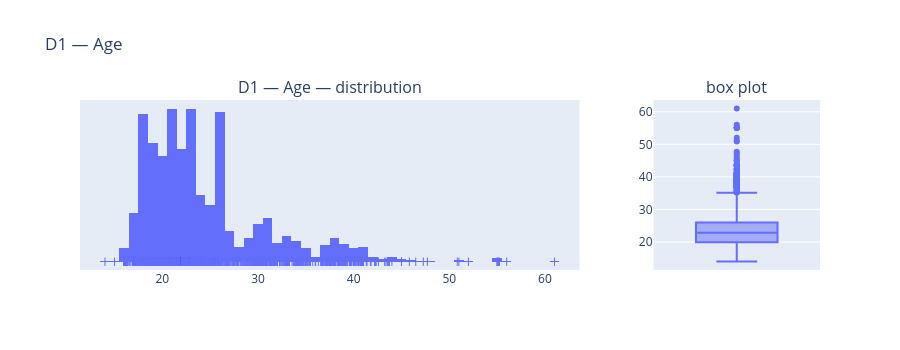
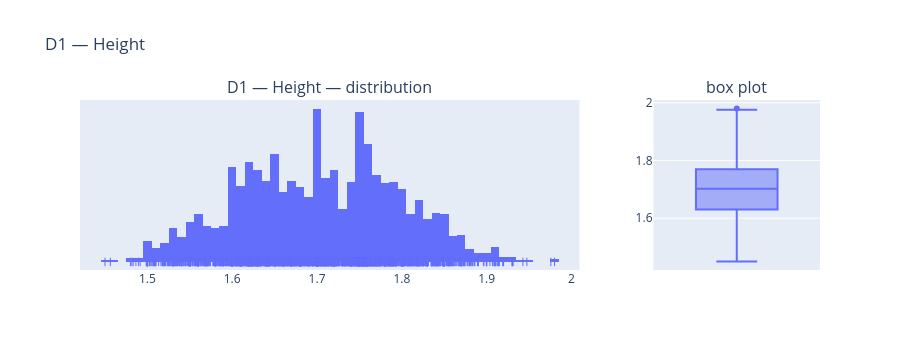
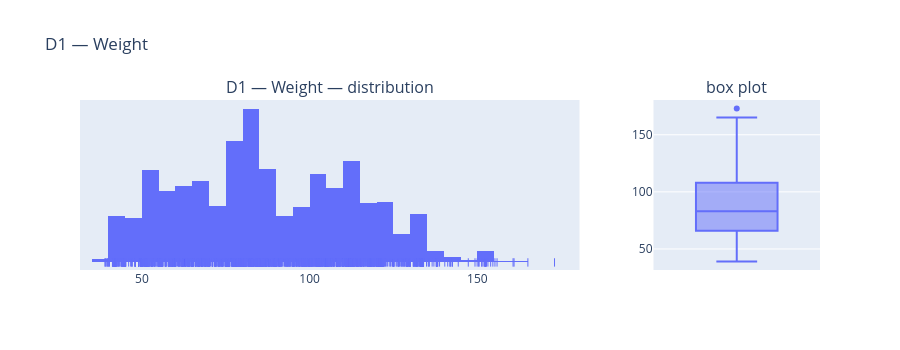
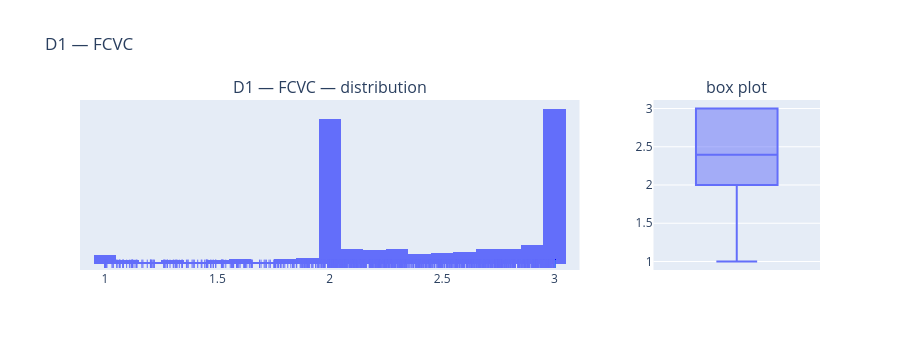

Here is the notebook cell these charts were saved with, in order:
### Markdown cell above
Plotting histogram with rug marks and box plot side-by-side for each D1 continuous feature to assess shape, spread, and outliers.

### Code cell
for col in D1_CONTINUOUS:
    plot_hist_box(d1_eda, col, title_prefix="D1 — ")

### Figure 1 — Plotly figure (JSON) as saved in the notebook; plotly's stock layout.template omitted (floating-point values rounded to 4 significant figures; data arrays with more than 128 entries replaced by an {"elided": "..."} marker saying what was removed)
{"data": [{"bingroup": "x", "hovertemplate": "Age=%{x}<br>count=%{y}<extra></extra>", "legendgroup": "", "marker": {"color": "#636efa", "pattern": {"shape": ""}}, "name": "", "orientation": "v", "showlegend": false, "type": "histogram", "x": {"elided": "2087 float values"}, "xaxis": "x", "yaxis": "y"}, {"boxpoints": "all", "fillcolor": "rgba(255,255,255,0)", "hoveron": "points", "hovertemplate": "Age=%{x}<extra></extra>", "jitter": 0, "legendgroup": "", "line": {"color": "rgba(255,255,255,0)"}, "marker": {"color": "#636efa", "symbol": "line-ns-open"}, "name": "", "showlegend": false, "type": "box", "x": {"elided": "2087 float values"}, "xaxis": "x", "yaxis": "y"}, {"alignmentgroup": "True", "hovertemplate": "Age=%{y}<extra></extra>", "legendgroup": "", "marker": {"color": "#636efa"}, "name": "", "notched": false, "offsetgroup": "", "orientation": "v", "showlegend": false, "type": "box", "x0": " ", "xaxis": "x2", "y": {"elided": "2087 float values"}, "y0": " ", "yaxis": "y2"}], "layout": {"annotations": [{"font": {"size": 16}, "showarrow": false, "text": "D1 — Age — distribution", "x": 0.3375, "xanchor": "center", "xref": "paper", "y": 1.0, "yanchor": "bottom", "yref": "paper"}, {"font": {"size": 16}, "showarrow": false, "text": "box plot", "x": 0.8875, "xanchor": "center", "xref": "paper", "y": 1.0, "yanchor": "bottom", "yref": "paper"}], "height": 350, "showlegend": false, "title": {"text": "D1 — Age"}, "xaxis": {"anchor": "y", "domain": [0.0, 0.675]}, "xaxis2": {"anchor": "y2", "domain": [0.775, 1.0]}, "yaxis": {"anchor": "x", "domain": [0.0, 1.0]}, "yaxis2": {"anchor": "x2", "domain": [0.0, 1.0]}}}

### Figure 2 — Plotly figure (JSON) as saved in the notebook; plotly's stock layout.template omitted (floating-point values rounded to 4 significant figures; data arrays with more than 128 entries replaced by an {"elided": "..."} marker saying what was removed)
{"data": [{"bingroup": "x", "hovertemplate": "Height=%{x}<br>count=%{y}<extra></extra>", "legendgroup": "", "marker": {"color": "#636efa", "pattern": {"shape": ""}}, "name": "", "orientation": "v", "showlegend": false, "type": "histogram", "x": {"elided": "2087 float values"}, "xaxis": "x", "yaxis": "y"}, {"boxpoints": "all", "fillcolor": "rgba(255,255,255,0)", "hoveron": "points", "hovertemplate": "Height=%{x}<extra></extra>", "jitter": 0, "legendgroup": "", "line": {"color": "rgba(255,255,255,0)"}, "marker": {"color": "#636efa", "symbol": "line-ns-open"}, "name": "", "showlegend": false, "type": "box", "x": {"elided": "2087 float values"}, "xaxis": "x", "yaxis": "y"}, {"alignmentgroup": "True", "hovertemplate": "Height=%{y}<extra></extra>", "legendgroup": "", "marker": {"color": "#636efa"}, "name": "", "notched": false, "offsetgroup": "", "orientation": "v", "showlegend": false, "type": "box", "x0": " ", "xaxis": "x2", "y": {"elided": "2087 float values"}, "y0": " ", "yaxis": "y2"}], "layout": {"annotations": [{"font": {"size": 16}, "showarrow": false, "text": "D1 — Height — distribution", "x": 0.3375, "xanchor": "center", "xref": "paper", "y": 1.0, "yanchor": "bottom", "yref": "paper"}, {"font": {"size": 16}, "showarrow": false, "text": "box plot", "x": 0.8875, "xanchor": "center", "xref": "paper", "y": 1.0, "yanchor": "bottom", "yref": "paper"}], "height": 350, "showlegend": false, "title": {"text": "D1 — Height"}, "xaxis": {"anchor": "y", "domain": [0.0, 0.675]}, "xaxis2": {"anchor": "y2", "domain": [0.775, 1.0]}, "yaxis": {"anchor": "x", "domain": [0.0, 1.0]}, "yaxis2": {"anchor": "x2", "domain": [0.0, 1.0]}}}

### Figure 3 — Plotly figure (JSON) as saved in the notebook; plotly's stock layout.template omitted (floating-point values rounded to 4 significant figures; data arrays with more than 128 entries replaced by an {"elided": "..."} marker saying what was removed)
{"data": [{"bingroup": "x", "hovertemplate": "Weight=%{x}<br>count=%{y}<extra></extra>", "legendgroup": "", "marker": {"color": "#636efa", "pattern": {"shape": ""}}, "name": "", "orientation": "v", "showlegend": false, "type": "histogram", "x": {"elided": "2087 float values"}, "xaxis": "x", "yaxis": "y"}, {"boxpoints": "all", "fillcolor": "rgba(255,255,255,0)", "hoveron": "points", "hovertemplate": "Weight=%{x}<extra></extra>", "jitter": 0, "legendgroup": "", "line": {"color": "rgba(255,255,255,0)"}, "marker": {"color": "#636efa", "symbol": "line-ns-open"}, "name": "", "showlegend": false, "type": "box", "x": {"elided": "2087 float values"}, "xaxis": "x", "yaxis": "y"}, {"alignmentgroup": "True", "hovertemplate": "Weight=%{y}<extra></extra>", "legendgroup": "", "marker": {"color": "#636efa"}, "name": "", "notched": false, "offsetgroup": "", "orientation": "v", "showlegend": false, "type": "box", "x0": " ", "xaxis": "x2", "y": {"elided": "2087 float values"}, "y0": " ", "yaxis": "y2"}], "layout": {"annotations": [{"font": {"size": 16}, "showarrow": false, "text": "D1 — Weight — distribution", "x": 0.3375, "xanchor": "center", "xref": "paper", "y": 1.0, "yanchor": "bottom", "yref": "paper"}, {"font": {"size": 16}, "showarrow": false, "text": "box plot", "x": 0.8875, "xanchor": "center", "xref": "paper", "y": 1.0, "yanchor": "bottom", "yref": "paper"}], "height": 350, "showlegend": false, "title": {"text": "D1 — Weight"}, "xaxis": {"anchor": "y", "domain": [0.0, 0.675]}, "xaxis2": {"anchor": "y2", "domain": [0.775, 1.0]}, "yaxis": {"anchor": "x", "domain": [0.0, 1.0]}, "yaxis2": {"anchor": "x2", "domain": [0.0, 1.0]}}}

### Figure 4 — Plotly figure (JSON) as saved in the notebook; plotly's stock layout.template omitted (floating-point values rounded to 4 significant figures; data arrays with more than 128 entries replaced by an {"elided": "..."} marker saying what was removed)
{"data": [{"bingroup": "x", "hovertemplate": "FCVC=%{x}<br>count=%{y}<extra></extra>", "legendgroup": "", "marker": {"color": "#636efa", "pattern": {"shape": ""}}, "name": "", "orientation": "v", "showlegend": false, "type": "histogram", "x": {"elided": "2087 float values"}, "xaxis": "x", "yaxis": "y"}, {"boxpoints": "all", "fillcolor": "rgba(255,255,255,0)", "hoveron": "points", "hovertemplate": "FCVC=%{x}<extra></extra>", "jitter": 0, "legendgroup": "", "line": {"color": "rgba(255,255,255,0)"}, "marker": {"color": "#636efa", "symbol": "line-ns-open"}, "name": "", "showlegend": false, "type": "box", "x": {"elided": "2087 float values"}, "xaxis": "x", "yaxis": "y"}, {"alignmentgroup": "True", "hovertemplate": "FCVC=%{y}<extra></extra>", "legendgroup": "", "marker": {"color": "#636efa"}, "name": "", "notched": false, "offsetgroup": "", "orientation": "v", "showlegend": false, "type": "box", "x0": " ", "xaxis": "x2", "y": {"elided": "2087 float values"}, "y0": " ", "yaxis": "y2"}], "layout": {"annotations": [{"font": {"size": 16}, "showarrow": false, "text": "D1 — FCVC — distribution", "x": 0.3375, "xanchor": "center", "xref": "paper", "y": 1.0, "yanchor": "bottom", "yref": "paper"}, {"font": {"size": 16}, "showarrow": false, "text": "box plot", "x": 0.8875, "xanchor": "center", "xref": "paper", "y": 1.0, "yanchor": "bottom", "yref": "paper"}], "height": 350, "showlegend": false, "title": {"text": "D1 — FCVC"}, "xaxis": {"anchor": "y", "domain": [0.0, 0.675]}, "xaxis2": {"anchor": "y2", "domain": [0.775, 1.0]}, "yaxis": {"anchor": "x", "domain": [0.0, 1.0]}, "yaxis2": {"anchor": "x2", "domain": [0.0, 1.0]}}}
